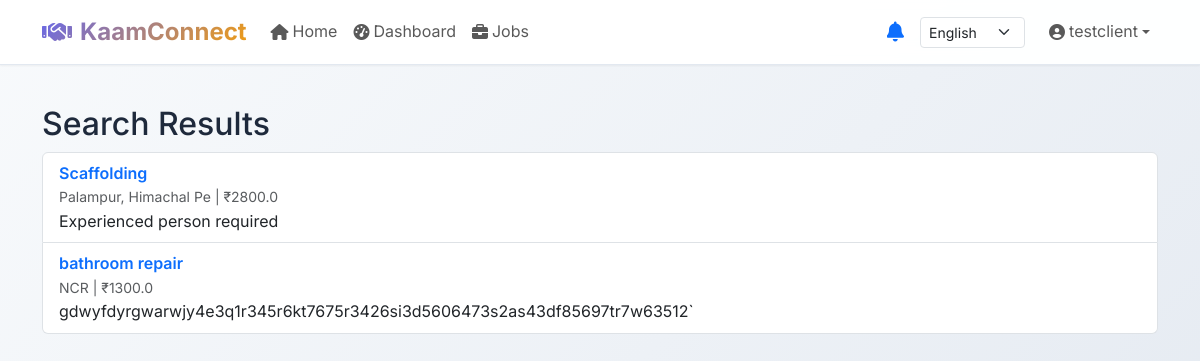
The app's page /jobs/search (signed in) with its own data.
### app/models/user.py (models this page shows, shortened)
class User(UserMixin, db.Model):
    __tablename__ = 'users'
    id = db.Column(db.Integer, primary_key=True)
    username = db.Column(db.String(80), unique=True, nullable=False)
    email = db.Column(db.String(120), unique=True, nullable=False)
    password_hash = db.Column(db.String(255))
    phone_number = db.Column(db.String(20))
    user_type = db.Column(db.String(20))  # 'client' or 'worker'
    preferred_language = db.Column(db.String(20))
    created_at = db.Column(db.DateTime, default=datetime.utcnow)
    last_seen = db.Column(db.DateTime, default=datetime.utcnow)
    jobs = db.relationship('Job', backref='creator', lazy=True)
    applications = db.relationship('JobApplication', backref='applicant', lazy=True)
    messages = db.relationship('Message', backref='sender', lazy=True)
    skills = db.relationship('UserSkill', backref='user', lazy='dynamic', cascade='all, delete-orphan')
    @property
    def first_name(self) -> str:
        if not self.username:
            return ''
        for part in self.username.strip().split():
            if part:
                return part
        return ''

class Job(db.Model):
    __tablename__ = 'jobs'
    id = db.Column(db.Integer, primary_key=True)
    title = db.Column(db.String(100), nullable=False)
    description = db.Column(db.Text, nullable=False)
    budget = db.Column(db.Float)
    location = db.Column(db.String(200))
    status = db.Column(db.String(20), default='open')  # open, in_progress, completed
    created_at = db.Column(db.DateTime, default=datetime.utcnow)
    user_id = db.Column(db.Integer, db.ForeignKey('users.id'), nullable=False)
    applications = db.relationship('JobApplication', backref='job', lazy=True)
    messages = db.relationship('Message', backref='job', lazy=True)

### app/routes/jobs.py (the view, shortened to what this page needs)
@jobs_bp.route('/search')
@login_required
def search_jobs():
    query = request.args.get('query', '')
    location = request.args.get('location', '')
    jobs = Job.query.filter(Job.status == 'open')
    if location:
        jobs = jobs.filter(Job.location.ilike(f'%{location}%'))
    jobs = jobs.order_by(Job.created_at.desc())
    return render_template('jobs/search.html', jobs=jobs.all())

### app/services/translation.py (called while the page is built)
    def translate_key(self, key: str, target_lang: str, **kwargs) -> str:
        try:
            target = (self.catalog.get(target_lang) or {}).get(key)
            if not target:
                target = (self.catalog.get('en') or {}).get(key) or key
            if kwargs:
                return target.format(**kwargs)
            return target
        except Exception:
            return key

### app/templates/jobs/search.html (shortened to what this page needs)
{% extends 'base.html' %}
{% block content %}
<div class="container mt-4">
  <h2>Search Results</h2>
  {% if jobs %}
    <ul class="list-group">
      {% for job in jobs %}
        <li class="list-group-item">
          <a href="{{ url_for('jobs.view_job', job_id=job.id) }}" class="fw-semibold text-decoration-none">{{ job.title }}</a>
          <div class="small text-muted">{{ job.location or '-' }} | ₹{{ job.budget if job.budget is not none else '-' }}</div>
          <div>{{ job.description }}</div>
        </li>
      {% endfor %}
    </ul>
  {% else %}
    <p>No jobs found.</p>
  {% endif %}
</div>
{% endblock %}

### app/templates/base.html (shortened to what this page needs)
<!DOCTYPE html>
<html lang="en">
<head>
    <link href="https://cdn.jsdelivr.net/npm/bootstrap@5.3.0/dist/css/bootstrap.min.css" rel="stylesheet">
    <link rel="stylesheet" href="https://cdnjs.cloudflare.com/ajax/libs/font-awesome/6.4.0/css/all.min.css">
    <link rel="stylesheet" href="{{ url_for('static', filename='css/style.css') }}">
</head>
<body>
    <nav class="navbar navbar-expand-lg">
        <div class="container">
            <a class="navbar-brand d-flex align-items-center" href="{{ url_for('main.index') }}">
                <i class="fas fa-handshake me-2"></i>
                KaamConnect
            </a>
            <div class="collapse navbar-collapse" id="navbarNav">
                <ul class="navbar-nav me-auto">
                    <li class="nav-item">
                        <a class="nav-link d-flex align-items-center" href="{{ url_for('main.index') }}">
                            <i class="fas fa-home me-1"></i>
                            <span data-i18n-key="home">{{ t('home') if t('home') != 'home' else 'Home' }}</span>
                        </a>
                    </li>
                    {% if current_user.is_authenticated %}
                    <li class="nav-item">
                        <a class="nav-link d-flex align-items-center" href="{{ url_for('main.dashboard') }}">
                            <i class="fas fa-tachometer-alt me-1"></i>
                            <span data-i18n-key="dashboard">{{ t('dashboard') if t('dashboard') != 'dashboard' else 'Dashboard' }}</span>
                        </a>
                    </li>
                    <li class="nav-item">
                        <a class="nav-link d-flex align-items-center" href="{{ url_for('main.jobs') }}">
                            <i class="fas fa-briefcase me-1"></i>
                            <span data-i18n-key="jobs">{{ t('jobs') if t('jobs') != 'jobs' else 'Jobs' }}</span>
                        </a>
                    </li>
                    {% endif %}
                </ul>
                <ul class="navbar-nav align-items-center">
                    {% if current_user.is_authenticated %}
                    <li class="nav-item me-3">
                        <div class="position-relative">
                            <button class="btn btn-link p-0 text-decoration-none" id="notificationBtn">
                                <i class="fas fa-bell fs-5"></i>
                            </button>
                        </div>
                    </li>
                    {% endif %}
                    <li class="nav-item me-3">
                        {% include '_language_dropdown.html' %}
                    </li>
                    {% if current_user.is_authenticated %}
                    <li class="nav-item dropdown">
                        <a class="nav-link dropdown-toggle d-flex align-items-center" href="#" id="userDropdown" role="button" data-bs-toggle="dropdown">
                            <i class="fas fa-user-circle me-1"></i>
                            {{ current_user.first_name or current_user.username }}
                        </a>
                    </li>
                    {% endif %}
                </ul>
            </div>
        </div>
    </nav>
    <div class="toast-container position-fixed top-0 end-0 p-3" style="z-index: 1055;">
    </div>
    <main class="container-fluid px-4 py-3">
        {% block content %}{% endblock %}
    </main>
</body>
</html>

### app/templates/_language_dropdown.html (shortened to what this page needs)
<form method="POST" action="{{ url_for('language.set_language') }}" class="d-inline">
  {% set sel = current_user.preferred_language if current_user.is_authenticated else (session.get('preferred_language') or 'en') %}
  <select name="language" onchange="this.form.submit()" class="form-select form-select-sm" style="width:auto;display:inline-block;vertical-align:middle;">
    <option value="en" {% if sel == 'en' %}selected{% endif %}>English</option>
  </select>
</form>

### app/static/css/style.css (style rules this page uses)
:root { --primary-color: #6366f1; --primary-dark: #4f46e5; --primary-light: #a5b4fc; --secondary-color: #f59e0b; --success-color: #10b981; --danger-color: #ef4444; --warning-color: #f59e0b; --info-color: #3b82f6; --light-color: #f8fafc; --dark-color: #1e293b; --gray-100: #f1f5f9; --gray-200: #e2e8f0; --gray-300: #cbd5e1; --gray-400: #94a3b8; --gray-500: #64748b; --gray-600: #475569; --gray-700: #334155; --gray-800: #1e293b; --gray-900: #0f172a; --border-radius: 12px; --border-radius-sm: 8px; --border-radius-lg: 16px; --shadow-sm: 0 1px 2px 0 rgba(0, 0, 0, 0.05); --shadow: 0 1px 3px 0 rgba(0, 0, 0, 0.1), 0 1px 2px 0 rgba(0, 0, 0, 0.06); --shadow-md: 0 4px 6px -1px rgba(0, 0, 0, 0.1), 0 2px 4px -1px rgba(0, 0, 0, 0.06); --shadow-lg: 0 10px 15px -3px rgba(0, 0, 0, 0.1), 0 4px 6px -2px rgba(0, 0, 0, 0.05); --shadow-xl: 0 20px 25px -5px rgba(0, 0, 0, 0.1), 0 10px 10px -5px rgba(0, 0, 0, 0.04); }
* { box-sizing: border-box; }
body { background: linear-gradient(135deg, #f8fafc 0%, #e2e8f0 100%); font-family: 'Inter', -apple-system, BlinkMacSystemFont, 'Segoe UI', Roboto, sans-serif; line-height: 1.6; color: var(--gray-800); min-height: 100vh; }
.navbar { background: rgba(255, 255, 255, 0.95) !important; backdrop-filter: blur(10px); border-bottom: 1px solid var(--gray-200); box-shadow: var(--shadow-sm); transition: all 0.3s ease; }
.navbar-brand { font-weight: 700; font-size: 1.5rem; background: linear-gradient(135deg, var(--primary-color), var(--secondary-color)); -webkit-background-clip: text; -webkit-text-fill-color: transparent; background-clip: text; }
.btn { border-radius: var(--border-radius-sm); font-weight: 500; padding: 0.75rem 1.5rem; transition: all 0.2s ease; border: none; position: relative; overflow: hidden; }
.toast-container { position: fixed; top: 1rem; right: 1rem; z-index: 1050; }

### records on screen
User: language "English", username "testclient"
Job: title "Scaffolding", location "Palampur, Himachal Pe", budget "2800.0", description "Experienced person required"
Job: title "bathroom repair", location "NCR", budget "1300.0", description "gdwyfdyrgwarwjy4e3q1r345r6kt7675r3426si3d5606473s2as43df85697tr7w63512`"

### other values on screen
{{ t('home') if t('home') != 'home' else 'Home' }} "Home"
{{ t('dashboard') if t('dashboard') != 'dashboard' else 'Dashboard' }} "Dashboard"
{{ t('jobs') if t('jobs') != 'jobs' else 'Jobs' }} "Jobs"
